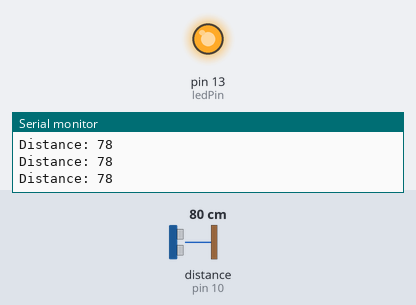
Recording of a sketch running on a simulated Arduino Uno, built with avr-gcc and run on an emulated ATmega328P. Shown: output pins drawn as LEDs (lit = HIGH), the last lines printed to the serial monitor. Wiring (inferred from the names in the program): ultrasonic range finder: trigger pin 9; echo pin 10. The test bench sets the inputs (shaded band); at power-on: distance to the obstacle (sensor on pin 10) 80 cm. The echo pulse lasts 58.3 µs per cm; pins used as bus, display or sensor lines are not drawn.

Above: at 1.2 s.
1.3 s: distance to the obstacle (sensor on pin 10) set to 96 cm
2.8 s: distance to the obstacle (sensor on pin 10) set to 104 cm
At 3.5 s:
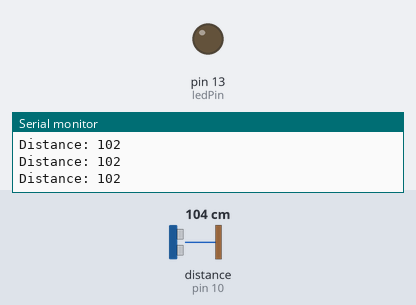
Timing chart, 0 to 5.8 s (numbered marks = the images above; inputs shaded):
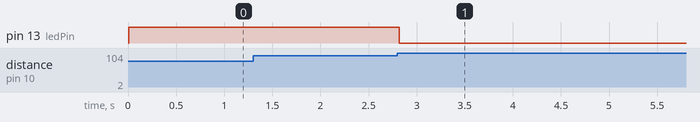

Measured:
- the behaviour switches between 101 and 102 cm on distance to the obstacle (sensor on pin 10) (found by bisection; images 0 and 1)
- after the input at 2.8 s, pin 13 (ledPin): HIGH → LOW at once

The sketch:

ultra1.ino
```cpp
/*
* Ultrasonic Sensor HC-SR04 and Arduino Tutorial
*
* Crated by Dejan Nedelkovski,
* www.HowToMechatronics.com
*
*/

// defines pins numbers
const int trigPin = 9;
const int echoPin = 10;
const int ledPin = 13;

// defines variables
long duration;
int distance;
int threshold = 100;  // in Cm

void setup() {
	pinMode(ledPin , OUTPUT); // Sets the led Pin as an Output
	pinMode(trigPin, OUTPUT); // Sets the trigger Pin as an Output
	pinMode(echoPin, INPUT);  // Sets the echo Pin as an Input
	Serial.begin(9600);       // Starts the serial communication
}

void loop() {

	// prepare the trigPin
	digitalWrite(trigPin, LOW);
	delayMicroseconds(2);
	// Sets the trigPin on HIGH state for 10 micro seconds
	digitalWrite(trigPin, HIGH);
	delayMicroseconds(10);
	digitalWrite(trigPin, LOW);

	// Reads the echoPin, returns the sound wave travel time in microseconds
	duration = pulseIn(echoPin, HIGH);

	// Calculating the distance
	distance= duration*0.034/2;

	// Prints the distance on the Serial Monitor
	Serial.print("Distance: ");
	Serial.println(distance);

	// indicate proximity
	if (distance < threshold)
		digitalWrite(ledPin, HIGH);
	else
		digitalWrite(ledPin, LOW);
}
```
